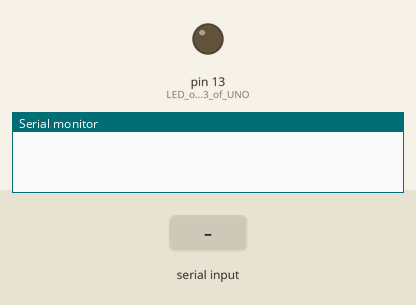
A sketch run on a simulated Arduino Uno, built with avr-gcc and run on an emulated ATmega328P. On the bench: output pins drawn as LEDs (lit = HIGH), the last lines printed to the serial monitor. The test bench sets the inputs (shaded band).

Above: at 1.2 s.
1.3 s: "1" received over Serial
At 2.3 s:
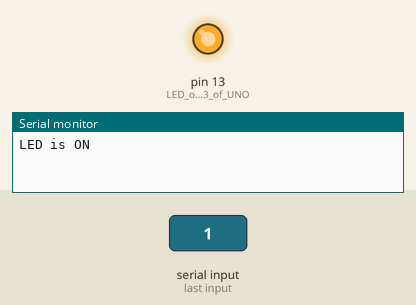
2.8 s: "2" received over Serial
At 3.4 s:
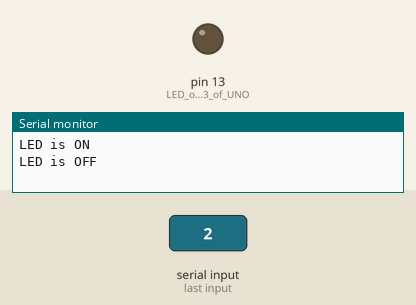
Timing chart, 0 to 5.8 s (numbered marks = the images above; inputs shaded):
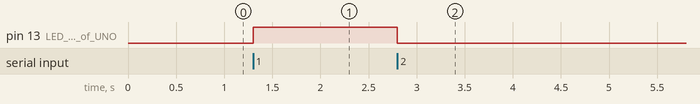

The sketch:

tutorial_switch_case.ino
```cpp
void setup() {
  Serial.begin(9600);
  pinMode(13, OUTPUT);  // LED on pin 13 of UNO
}

char rx_byte = 0;

void loop() {
  if (Serial.available() > 0) {    // is a character available?
    rx_byte = Serial.read();

    switch (rx_byte) {
      case '1':
        digitalWrite(13, HIGH);
        Serial.println("LED is ON");
      break;

      case '2':
        digitalWrite(13, LOW);
        Serial.println("LED is OFF");
      break;

      case '3':
        Serial.println("------- MENU -------");
        Serial.println("1. Switch LED on.");
        Serial.println("2. Switch LED off.");
        Serial.println("3. This menu.");
        Serial.println("--------------------");
      break;

      default:
        Serial.println("Invalid option");
      break;
    } // end: switch (rx_byte)
  } // end: if (Serial.available() > 0)
}
```

Measured:
- after the input at 1.3 s, pin 13 (LED_on_pin_13_of_UNO): LOW → HIGH at once
- after the input at 2.8 s, pin 13 (LED_on_pin_13_of_UNO): HIGH → LOW at once
